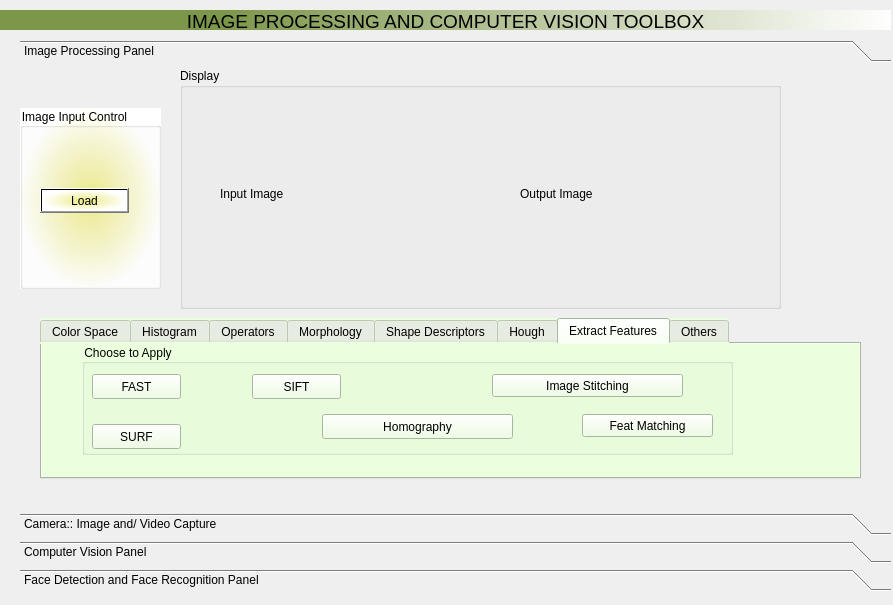
<?xml version="1.0" encoding="UTF-8"?>
<ui version="4.0">
 <class>IPCVToolBox</class>
 <widget class="QDialog" name="IPCVToolBox">
  <property name="geometry">
   <rect>
    <x>0</x>
    <y>0</y>
    <width>893</width>
    <height>605</height>
   </rect>
  </property>
  <property name="windowTitle">
   <string>IPCV TOOLBOX - PyQt5/OpenCV/Ubuntu/Atom</string>
  </property>
  <widget class="QToolBox" name="ToolBoxIP">
   <property name="geometry">
    <rect>
     <x>20</x>
     <y>40</y>
     <width>871</width>
     <height>551</height>
    </rect>
   </property>
   <property name="toolTip">
    <string>&lt;html&gt;&lt;head/&gt;&lt;body&gt;&lt;p&gt;Image Processing Panel&lt;/p&gt;&lt;/body&gt;&lt;/html&gt;</string>
   </property>
   <property name="currentIndex">
    <number>0</number>
   </property>
   <widget class="QWidget" name="page">
    <property name="geometry">
     <rect>
      <x>0</x>
      <y>0</y>
      <width>871</width>
      <height>435</height>
     </rect>
    </property>
    <attribute name="label">
     <string>Image Processing Panel</string>
    </attribute>
    <widget class="QTabWidget" name="ImageTab">
     <property name="geometry">
      <rect>
       <x>20</x>
       <y>250</y>
       <width>821</width>
       <height>161</height>
      </rect>
     </property>
     <property name="toolTip">
      <string>&lt;html&gt;&lt;head/&gt;&lt;body&gt;&lt;p&gt;Choose a Image Processing Tool&lt;/p&gt;&lt;/body&gt;&lt;/html&gt;</string>
     </property>
     <property name="styleSheet">
      <string notr="true">background-color: rgb(235, 255, 222);</string>
     </property>
     <property name="currentIndex">
      <number>6</number>
     </property>
     <widget class="QWidget" name="tab">
      <attribute name="title">
       <string>Color Space</string>
      </attribute>
      <widget class="QGroupBox" name="groupBox_2">
       <property name="geometry">
        <rect>
         <x>50</x>
         <y>20</y>
         <width>651</width>
         <height>91</height>
        </rect>
       </property>
       <property name="title">
        <string>Select a Color Space</string>
       </property>
       <widget class="QPushButton" name="GrayButton">
        <property name="geometry">
         <rect>
          <x>80</x>
          <y>40</y>
          <width>89</width>
          <height>25</height>
         </rect>
        </property>
        <property name="text">
         <string>RGB2Gray</string>
        </property>
       </widget>
       <widget class="QPushButton" name="HSVButton">
        <property name="geometry">
         <rect>
          <x>270</x>
          <y>40</y>
          <width>89</width>
          <height>25</height>
         </rect>
        </property>
        <property name="text">
         <string>RGB2HSV</string>
        </property>
       </widget>
       <widget class="QPushButton" name="YUVButton">
        <property name="geometry">
         <rect>
          <x>460</x>
          <y>40</y>
          <width>89</width>
          <height>25</height>
         </rect>
        </property>
        <property name="text">
         <string>RGB2YUV</string>
        </property>
       </widget>
      </widget>
     </widget>
     <widget class="QWidget" name="tab_6">
      <attribute name="title">
       <string>Histogram</string>
      </attribute>
      <widget class="QGroupBox" name="groupBox_4">
       <property name="geometry">
        <rect>
         <x>50</x>
         <y>10</y>
         <width>561</width>
         <height>101</height>
        </rect>
       </property>
       <property name="title">
        <string>Choose to Perform and Display</string>
       </property>
       <widget class="QPushButton" name="HistEquiButton">
        <property name="geometry">
         <rect>
          <x>300</x>
          <y>50</y>
          <width>201</width>
          <height>25</height>
         </rect>
        </property>
        <property name="text">
         <string>Histogram Equalization</string>
        </property>
       </widget>
       <widget class="QPushButton" name="HistogramButton">
        <property name="geometry">
         <rect>
          <x>40</x>
          <y>50</y>
          <width>201</width>
          <height>25</height>
         </rect>
        </property>
        <property name="text">
         <string>Histogram</string>
        </property>
       </widget>
      </widget>
     </widget>
     <widget class="QWidget" name="tab_3">
      <attribute name="title">
       <string>Operators</string>
      </attribute>
      <widget class="QGroupBox" name="groupBox_5">
       <property name="geometry">
        <rect>
         <x>80</x>
         <y>10</y>
         <width>561</width>
         <height>101</height>
        </rect>
       </property>
       <property name="title">
        <string>Choosing a Type of Operator to Apply on Image</string>
       </property>
       <widget class="QPushButton" name="LaplacianButton">
        <property name="geometry">
         <rect>
          <x>310</x>
          <y>50</y>
          <width>201</width>
          <height>25</height>
         </rect>
        </property>
        <property name="text">
         <string>Laplacian</string>
        </property>
       </widget>
       <widget class="QPushButton" name="SobelButton">
        <property name="geometry">
         <rect>
          <x>40</x>
          <y>50</y>
          <width>201</width>
          <height>25</height>
         </rect>
        </property>
        <property name="text">
         <string>Sobel</string>
        </property>
       </widget>
      </widget>
     </widget>
     <widget class="QWidget" name="tab_8">
      <attribute name="title">
       <string>Morphology</string>
      </attribute>
      <widget class="QGroupBox" name="groupBox_6">
       <property name="geometry">
        <rect>
         <x>80</x>
         <y>10</y>
         <width>561</width>
         <height>111</height>
        </rect>
       </property>
       <property name="title">
        <string>Choosing a Type of Morphological Operation</string>
       </property>
       <widget class="QPushButton" name="ClosingButton">
        <property name="geometry">
         <rect>
          <x>350</x>
          <y>80</y>
          <width>80</width>
          <height>23</height>
         </rect>
        </property>
        <property name="text">
         <string>Closing</string>
        </property>
       </widget>
       <widget class="QPushButton" name="ErodeButton">
        <property name="geometry">
         <rect>
          <x>100</x>
          <y>80</y>
          <width>80</width>
          <height>23</height>
         </rect>
        </property>
        <property name="text">
         <string>Erode</string>
        </property>
       </widget>
       <widget class="QPushButton" name="OpeningBotton">
        <property name="geometry">
         <rect>
          <x>350</x>
          <y>30</y>
          <width>80</width>
          <height>23</height>
         </rect>
        </property>
        <property name="text">
         <string>Opening</string>
        </property>
       </widget>
       <widget class="QPushButton" name="DilateButton">
        <property name="geometry">
         <rect>
          <x>100</x>
          <y>30</y>
          <width>80</width>
          <height>23</height>
         </rect>
        </property>
        <property name="text">
         <string>Dilate</string>
        </property>
       </widget>
      </widget>
     </widget>
     <widget class="QWidget" name="tab_4">
      <attribute name="title">
       <string>Shape Descriptors</string>
      </attribute>
      <widget class="QGroupBox" name="groupBox_7">
       <property name="geometry">
        <rect>
         <x>110</x>
         <y>10</y>
         <width>551</width>
         <height>101</height>
        </rect>
       </property>
       <property name="title">
        <string>Choosing a Type of Descriptor</string>
       </property>
       <widget class="QPushButton" name="BBButton">
        <property name="geometry">
         <rect>
          <x>90</x>
          <y>50</y>
          <width>151</width>
          <height>25</height>
         </rect>
        </property>
        <property name="text">
         <string>Bounding Box</string>
        </property>
       </widget>
       <widget class="QPushButton" name="MECButton">
        <property name="geometry">
         <rect>
          <x>340</x>
          <y>50</y>
          <width>161</width>
          <height>25</height>
         </rect>
        </property>
        <property name="text">
         <string>Max Enclosing Circles</string>
        </property>
       </widget>
      </widget>
     </widget>
     <widget class="QWidget" name="tab_2">
      <attribute name="title">
       <string>Hough</string>
      </attribute>
      <widget class="QGroupBox" name="groupBox_3">
       <property name="geometry">
        <rect>
         <x>40</x>
         <y>10</y>
         <width>641</width>
         <height>101</height>
        </rect>
       </property>
       <property name="title">
        <string>Apply and Extract</string>
       </property>
       <widget class="QPushButton" name="HLButton">
        <property name="geometry">
         <rect>
          <x>80</x>
          <y>50</y>
          <width>141</width>
          <height>25</height>
         </rect>
        </property>
        <property name="text">
         <string>Hough Lines</string>
        </property>
       </widget>
       <widget class="QPushButton" name="HCButton">
        <property name="geometry">
         <rect>
          <x>390</x>
          <y>50</y>
          <width>131</width>
          <height>25</height>
         </rect>
        </property>
        <property name="text">
         <string>Hough Circles</string>
        </property>
       </widget>
      </widget>
     </widget>
     <widget class="QWidget" name="tab_5">
      <attribute name="title">
       <string>Extract Features</string>
      </attribute>
      <widget class="QGroupBox" name="groupBox_8">
       <property name="geometry">
        <rect>
         <x>40</x>
         <y>0</y>
         <width>651</width>
         <height>111</height>
        </rect>
       </property>
       <property name="title">
        <string>Choose to Apply</string>
       </property>
       <widget class="QPushButton" name="SIFTButton">
        <property name="geometry">
         <rect>
          <x>170</x>
          <y>30</y>
          <width>89</width>
          <height>25</height>
         </rect>
        </property>
        <property name="text">
         <string>SIFT</string>
        </property>
       </widget>
       <widget class="QPushButton" name="SURFButton">
        <property name="geometry">
         <rect>
          <x>10</x>
          <y>80</y>
          <width>89</width>
          <height>25</height>
         </rect>
        </property>
        <property name="text">
         <string>SURF</string>
        </property>
       </widget>
       <widget class="QPushButton" name="FASTButton">
        <property name="geometry">
         <rect>
          <x>10</x>
          <y>30</y>
          <width>89</width>
          <height>25</height>
         </rect>
        </property>
        <property name="text">
         <string>FAST</string>
        </property>
       </widget>
       <widget class="QPushButton" name="HomoFButton">
        <property name="geometry">
         <rect>
          <x>240</x>
          <y>70</y>
          <width>191</width>
          <height>25</height>
         </rect>
        </property>
        <property name="text">
         <string>Homography</string>
        </property>
       </widget>
       <widget class="QPushButton" name="ISButton">
        <property name="geometry">
         <rect>
          <x>410</x>
          <y>30</y>
          <width>191</width>
          <height>23</height>
         </rect>
        </property>
        <property name="text">
         <string>Image Stitching</string>
        </property>
       </widget>
       <widget class="QPushButton" name="FMButton">
        <property name="geometry">
         <rect>
          <x>500</x>
          <y>70</y>
          <width>131</width>
          <height>23</height>
         </rect>
        </property>
        <property name="text">
         <string>Feat Matching</string>
        </property>
       </widget>
      </widget>
     </widget>
     <widget class="QWidget" name="tab_7">
      <attribute name="title">
       <string>Others</string>
      </attribute>
      <widget class="QGroupBox" name="groupBox_9">
       <property name="geometry">
        <rect>
         <x>10</x>
         <y>10</y>
         <width>711</width>
         <height>111</height>
        </rect>
       </property>
       <property name="title">
        <string>Other Miscelleneous</string>
       </property>
       <widget class="QPushButton" name="EHCBotton">
        <property name="geometry">
         <rect>
          <x>440</x>
          <y>30</y>
          <width>231</width>
          <height>25</height>
         </rect>
        </property>
        <property name="text">
         <string>Extract Harris Corners</string>
        </property>
       </widget>
       <widget class="QPushButton" name="CCOButton">
        <property name="geometry">
         <rect>
          <x>420</x>
          <y>70</y>
          <width>261</width>
          <height>25</height>
         </rect>
        </property>
        <property name="text">
         <string>Find Contours of Connected Objects</string>
        </property>
       </widget>
       <widget class="QPushButton" name="EDCButton">
        <property name="geometry">
         <rect>
          <x>30</x>
          <y>70</y>
          <width>231</width>
          <height>25</height>
         </rect>
        </property>
        <property name="text">
         <string>Edge Detection with Canny</string>
        </property>
       </widget>
       <widget class="QPushButton" name="BlurButton">
        <property name="geometry">
         <rect>
          <x>300</x>
          <y>30</y>
          <width>91</width>
          <height>23</height>
         </rect>
        </property>
        <property name="text">
         <string>Blur:Avg</string>
        </property>
       </widget>
       <widget class="QPushButton" name="LogoButton">
        <property name="geometry">
         <rect>
          <x>300</x>
          <y>70</y>
          <width>91</width>
          <height>23</height>
         </rect>
        </property>
        <property name="text">
         <string>Add Logo</string>
        </property>
       </widget>
       <widget class="QPushButton" name="SPButton">
        <property name="geometry">
         <rect>
          <x>30</x>
          <y>30</y>
          <width>231</width>
          <height>23</height>
         </rect>
        </property>
        <property name="text">
         <string>Add Noise::Salt-n-Pepper</string>
        </property>
       </widget>
      </widget>
     </widget>
    </widget>
    <widget class="QGroupBox" name="groupBox">
     <property name="geometry">
      <rect>
       <x>0</x>
       <y>40</y>
       <width>141</width>
       <height>181</height>
      </rect>
     </property>
     <property name="toolTip">
      <string>&lt;html&gt;&lt;head/&gt;&lt;body&gt;&lt;p&gt;Click on the Load Button and Choose a Input Image!&lt;/p&gt;&lt;/body&gt;&lt;/html&gt;</string>
     </property>
     <property name="styleSheet">
      <string notr="true">background-color: rgb(255, 252, 208);
background-color: qradialgradient(spread:pad, cx:0.5, cy:0.5, radius:0.5, fx:0.5, fy:0.5, stop:0 rgba(237, 235, 130, 230), stop:1 rgba(255, 255, 255, 255));</string>
     </property>
     <property name="title">
      <string>Image Input Control</string>
     </property>
     <widget class="QPushButton" name="LoadButton">
      <property name="geometry">
       <rect>
        <x>20</x>
        <y>80</y>
        <width>89</width>
        <height>25</height>
       </rect>
      </property>
      <property name="text">
       <string>Load</string>
      </property>
     </widget>
    </widget>
    <widget class="QGroupBox" name="groupBox_10">
     <property name="geometry">
      <rect>
       <x>160</x>
       <y>0</y>
       <width>601</width>
       <height>241</height>
      </rect>
     </property>
     <property name="title">
      <string>Display</string>
     </property>
     <widget class="QLabel" name="OutputLabel">
      <property name="geometry">
       <rect>
        <x>340</x>
        <y>30</y>
        <width>251</width>
        <height>191</height>
       </rect>
      </property>
      <property name="text">
       <string>Output Image</string>
      </property>
     </widget>
     <widget class="QLabel" name="Inputlabel">
      <property name="geometry">
       <rect>
        <x>40</x>
        <y>30</y>
        <width>251</width>
        <height>191</height>
       </rect>
      </property>
      <property name="text">
       <string>Input Image</string>
      </property>
     </widget>
    </widget>
    <zorder>groupBox_10</zorder>
    <zorder>ImageTab</zorder>
    <zorder>groupBox</zorder>
   </widget>
   <widget class="QWidget" name="page_4">
    <property name="geometry">
     <rect>
      <x>0</x>
      <y>0</y>
      <width>98</width>
      <height>28</height>
     </rect>
    </property>
    <attribute name="label">
     <string>Camera:: Image and/ Video Capture</string>
    </attribute>
    <widget class="QLabel" name="Textlabel_2">
     <property name="geometry">
      <rect>
       <x>30</x>
       <y>0</y>
       <width>831</width>
       <height>20</height>
      </rect>
     </property>
     <property name="text">
      <string>Here we are going to capture Image and Video :: Using Camera</string>
     </property>
     <property name="alignment">
      <set>Qt::AlignCenter</set>
     </property>
    </widget>
    <widget class="QGroupBox" name="groupBox_12">
     <property name="geometry">
      <rect>
       <x>0</x>
       <y>60</y>
       <width>171</width>
       <height>181</height>
      </rect>
     </property>
     <property name="toolTip">
      <string>&lt;html&gt;&lt;head/&gt;&lt;body&gt;&lt;p&gt;Click on the Load Button and Choose a Input Image!&lt;/p&gt;&lt;/body&gt;&lt;/html&gt;</string>
     </property>
     <property name="styleSheet">
      <string notr="true">background-color: rgb(255, 252, 208);
background-color: qradialgradient(spread:pad, cx:0.5, cy:0.5, radius:0.5, fx:0.5, fy:0.5, stop:0 rgba(237, 235, 130, 230), stop:1 rgba(255, 255, 255, 255));</string>
     </property>
     <property name="title">
      <string>Camera Input Control</string>
     </property>
     <property name="alignment">
      <set>Qt::AlignCenter</set>
     </property>
     <widget class="QPushButton" name="LoadCButton">
      <property name="geometry">
       <rect>
        <x>40</x>
        <y>80</y>
        <width>89</width>
        <height>25</height>
       </rect>
      </property>
      <property name="text">
       <string>Load</string>
      </property>
     </widget>
    </widget>
    <widget class="QGroupBox" name="groupBox_13">
     <property name="geometry">
      <rect>
       <x>180</x>
       <y>20</y>
       <width>601</width>
       <height>241</height>
      </rect>
     </property>
     <property name="title">
      <string>Display</string>
     </property>
     <widget class="QLabel" name="Inputlabel_2">
      <property name="geometry">
       <rect>
        <x>30</x>
        <y>30</y>
        <width>251</width>
        <height>191</height>
       </rect>
      </property>
      <property name="text">
       <string>Live Im/Vid</string>
      </property>
     </widget>
     <widget class="QLabel" name="OutputLabel_2">
      <property name="geometry">
       <rect>
        <x>330</x>
        <y>30</y>
        <width>251</width>
        <height>191</height>
       </rect>
      </property>
      <property name="text">
       <string>Processed Im/Video</string>
      </property>
     </widget>
    </widget>
    <widget class="QGroupBox" name="groupBox_14">
     <property name="geometry">
      <rect>
       <x>140</x>
       <y>280</y>
       <width>291</width>
       <height>131</height>
      </rect>
     </property>
     <property name="toolTip">
      <string>&lt;html&gt;&lt;head/&gt;&lt;body&gt;&lt;p&gt;Press Capture Image or Capture Video to Capture Im/Vid by webCam&lt;/p&gt;&lt;/body&gt;&lt;/html&gt;</string>
     </property>
     <property name="styleSheet">
      <string notr="true">background-color: rgb(238, 241, 255);
</string>
     </property>
     <property name="title">
      <string>Camera Processing::</string>
     </property>
     <widget class="QPushButton" name="CapIButton">
      <property name="geometry">
       <rect>
        <x>50</x>
        <y>60</y>
        <width>201</width>
        <height>23</height>
       </rect>
      </property>
      <property name="text">
       <string>Capture Image </string>
      </property>
     </widget>
    </widget>
    <widget class="QGroupBox" name="groupBox_15">
     <property name="geometry">
      <rect>
       <x>470</x>
       <y>280</y>
       <width>291</width>
       <height>121</height>
      </rect>
     </property>
     <property name="toolTip">
      <string>&lt;html&gt;&lt;head/&gt;&lt;body&gt;&lt;p&gt;Press Capture Image or Capture Video to Capture Im/Vid by webCam&lt;/p&gt;&lt;/body&gt;&lt;/html&gt;</string>
     </property>
     <property name="styleSheet">
      <string notr="true">background-color: rgb(238, 241, 255);
</string>
     </property>
     <property name="title">
      <string>Camera Processing::</string>
     </property>
     <widget class="QPushButton" name="CapVButton">
      <property name="geometry">
       <rect>
        <x>50</x>
        <y>60</y>
        <width>201</width>
        <height>23</height>
       </rect>
      </property>
      <property name="text">
       <string>Capture Video</string>
      </property>
     </widget>
    </widget>
   </widget>
   <widget class="QWidget" name="page_2">
    <property name="geometry">
     <rect>
      <x>0</x>
      <y>0</y>
      <width>871</width>
      <height>435</height>
     </rect>
    </property>
    <attribute name="label">
     <string>Computer Vision Panel</string>
    </attribute>
    <widget class="QGroupBox" name="groupBox_16">
     <property name="geometry">
      <rect>
       <x>20</x>
       <y>40</y>
       <width>151</width>
       <height>181</height>
      </rect>
     </property>
     <property name="toolTip">
      <string>&lt;html&gt;&lt;head/&gt;&lt;body&gt;&lt;p&gt;Click on to load Camera input Image!&lt;/p&gt;&lt;/body&gt;&lt;/html&gt;</string>
     </property>
     <property name="styleSheet">
      <string notr="true">background-color: rgb(255, 252, 208);
background-color: qradialgradient(spread:pad, cx:0.5, cy:0.5, radius:0.5, fx:0.5, fy:0.5, stop:0 rgba(237, 235, 130, 230), stop:1 rgba(255, 255, 255, 255));</string>
     </property>
     <property name="title">
      <string>Camera Input Control</string>
     </property>
     <widget class="QPushButton" name="LoadButton_2">
      <property name="geometry">
       <rect>
        <x>20</x>
        <y>80</y>
        <width>89</width>
        <height>25</height>
       </rect>
      </property>
      <property name="text">
       <string>Load</string>
      </property>
     </widget>
    </widget>
    <widget class="QGroupBox" name="groupBox_17">
     <property name="geometry">
      <rect>
       <x>190</x>
       <y>0</y>
       <width>601</width>
       <height>241</height>
      </rect>
     </property>
     <property name="title">
      <string>Display</string>
     </property>
     <widget class="QLabel" name="OutputLabel_3">
      <property name="geometry">
       <rect>
        <x>340</x>
        <y>30</y>
        <width>251</width>
        <height>191</height>
       </rect>
      </property>
      <property name="text">
       <string>Output Image</string>
      </property>
     </widget>
     <widget class="QLabel" name="Inputlabel_3">
      <property name="geometry">
       <rect>
        <x>40</x>
        <y>30</y>
        <width>251</width>
        <height>191</height>
       </rect>
      </property>
      <property name="text">
       <string>Input Image</string>
      </property>
     </widget>
    </widget>
    <widget class="QTabWidget" name="CCTab">
     <property name="geometry">
      <rect>
       <x>70</x>
       <y>250</y>
       <width>761</width>
       <height>161</height>
      </rect>
     </property>
     <property name="toolTip">
      <string>&lt;html&gt;&lt;head/&gt;&lt;body&gt;&lt;p&gt;Choose a Camera Calib Tool&lt;/p&gt;&lt;/body&gt;&lt;/html&gt;</string>
     </property>
     <property name="styleSheet">
      <string notr="true">background-color: rgb(235, 255, 222);</string>
     </property>
     <property name="currentIndex">
      <number>0</number>
     </property>
     <widget class="QWidget" name="tab_9">
      <attribute name="title">
       <string>Calibration</string>
      </attribute>
      <widget class="QGroupBox" name="groupBox_18">
       <property name="geometry">
        <rect>
         <x>50</x>
         <y>20</y>
         <width>651</width>
         <height>91</height>
        </rect>
       </property>
       <property name="title">
        <string>Select an option:</string>
       </property>
       <widget class="QPushButton" name="CamCalButton1">
        <property name="geometry">
         <rect>
          <x>10</x>
          <y>40</y>
          <width>171</width>
          <height>25</height>
         </rect>
        </property>
        <property name="text">
         <string>Camera Calibration</string>
        </property>
       </widget>
       <widget class="QPushButton" name="CUDSPButton">
        <property name="geometry">
         <rect>
          <x>210</x>
          <y>40</y>
          <width>211</width>
          <height>25</height>
         </rect>
        </property>
        <property name="text">
         <string>Camera UndistortShortestPath</string>
        </property>
       </widget>
       <widget class="QPushButton" name="CUDCPButton">
        <property name="geometry">
         <rect>
          <x>440</x>
          <y>40</y>
          <width>201</width>
          <height>25</height>
         </rect>
        </property>
        <property name="text">
         <string>Camera UndistortCurvePath</string>
        </property>
       </widget>
      </widget>
     </widget>
     <widget class="QWidget" name="tab_13">
      <attribute name="title">
       <string>Fundamental Mat</string>
      </attribute>
      <widget class="QGroupBox" name="groupBox_22">
       <property name="geometry">
        <rect>
         <x>20</x>
         <y>10</y>
         <width>711</width>
         <height>101</height>
        </rect>
       </property>
       <property name="title">
        <string>Choose a method to Compute:</string>
       </property>
       <widget class="QPushButton" name="SevButton">
        <property name="geometry">
         <rect>
          <x>40</x>
          <y>50</y>
          <width>181</width>
          <height>25</height>
         </rect>
        </property>
        <property name="text">
         <string>7-pont method</string>
        </property>
       </widget>
       <widget class="QPushButton" name="EigButton">
        <property name="geometry">
         <rect>
          <x>280</x>
          <y>50</y>
          <width>181</width>
          <height>25</height>
         </rect>
        </property>
        <property name="text">
         <string>8-point method</string>
        </property>
       </widget>
       <widget class="QPushButton" name="RanButton">
        <property name="geometry">
         <rect>
          <x>490</x>
          <y>50</y>
          <width>181</width>
          <height>25</height>
         </rect>
        </property>
        <property name="text">
         <string>RANSAC</string>
        </property>
       </widget>
      </widget>
     </widget>
     <widget class="QWidget" name="tab_14">
      <attribute name="title">
       <string>Epipolar Geometry</string>
      </attribute>
      <widget class="QGroupBox" name="groupBox_23">
       <property name="geometry">
        <rect>
         <x>40</x>
         <y>10</y>
         <width>641</width>
         <height>101</height>
        </rect>
       </property>
       <property name="title">
        <string>Find/Draw Epipoles and Epipolar lines:</string>
       </property>
       <widget class="QPushButton" name="ELButton">
        <property name="geometry">
         <rect>
          <x>80</x>
          <y>50</y>
          <width>141</width>
          <height>25</height>
         </rect>
        </property>
        <property name="text">
         <string>EpiLines</string>
        </property>
       </widget>
       <widget class="QPushButton" name="EPButton">
        <property name="geometry">
         <rect>
          <x>390</x>
          <y>50</y>
          <width>131</width>
          <height>25</height>
         </rect>
        </property>
        <property name="text">
         <string>Epipoles</string>
        </property>
       </widget>
      </widget>
     </widget>
     <widget class="QWidget" name="tab_15">
      <attribute name="title">
       <string>Homography</string>
      </attribute>
      <widget class="QGroupBox" name="groupBox_24">
       <property name="geometry">
        <rect>
         <x>40</x>
         <y>10</y>
         <width>651</width>
         <height>111</height>
        </rect>
       </property>
       <property name="title">
        <string>Find Homography:</string>
       </property>
       <widget class="QPushButton" name="HomoButton">
        <property name="geometry">
         <rect>
          <x>10</x>
          <y>60</y>
          <width>301</width>
          <height>25</height>
         </rect>
        </property>
        <property name="text">
         <string>Find Homography of two images: R-Rbar</string>
        </property>
       </widget>
       <widget class="QPushButton" name="HomoButton_2">
        <property name="geometry">
         <rect>
          <x>330</x>
          <y>60</y>
          <width>301</width>
          <height>25</height>
         </rect>
        </property>
        <property name="text">
         <string>Add R-Rbar: Mosaic</string>
        </property>
       </widget>
      </widget>
     </widget>
    </widget>
   </widget>
   <widget class="QWidget" name="page_3">
    <property name="geometry">
     <rect>
      <x>0</x>
      <y>0</y>
      <width>871</width>
      <height>435</height>
     </rect>
    </property>
    <attribute name="label">
     <string>Face Detection and Face Recognition Panel</string>
    </attribute>
    <widget class="QLabel" name="label">
     <property name="geometry">
      <rect>
       <x>20</x>
       <y>330</y>
       <width>61</width>
       <height>81</height>
      </rect>
     </property>
     <property name="text">
      <string>FD/FR</string>
     </property>
    </widget>
    <widget class="QGroupBox" name="groupBox_20">
     <property name="geometry">
      <rect>
       <x>20</x>
       <y>10</y>
       <width>141</width>
       <height>181</height>
      </rect>
     </property>
     <property name="toolTip">
      <string>&lt;html&gt;&lt;head/&gt;&lt;body&gt;&lt;p&gt;Click on the Load Button and Choose a Input Image!&lt;/p&gt;&lt;/body&gt;&lt;/html&gt;</string>
     </property>
     <property name="styleSheet">
      <string notr="true">background-color: rgb(255, 252, 208);
background-color: qradialgradient(spread:pad, cx:0.5, cy:0.5, radius:0.5, fx:0.5, fy:0.5, stop:0 rgba(237, 235, 130, 230), stop:1 rgba(255, 255, 255, 255));</string>
     </property>
     <property name="title">
      <string>FD/FR Input Control</string>
     </property>
     <widget class="QPushButton" name="LoadButton_3">
      <property name="geometry">
       <rect>
        <x>20</x>
        <y>80</y>
        <width>89</width>
        <height>25</height>
       </rect>
      </property>
      <property name="text">
       <string>Load</string>
      </property>
     </widget>
    </widget>
    <widget class="QGroupBox" name="groupBox_19">
     <property name="geometry">
      <rect>
       <x>180</x>
       <y>0</y>
       <width>601</width>
       <height>241</height>
      </rect>
     </property>
     <property name="title">
      <string>Display</string>
     </property>
     <widget class="QLabel" name="OutputLabel_4">
      <property name="geometry">
       <rect>
        <x>340</x>
        <y>30</y>
        <width>251</width>
        <height>191</height>
       </rect>
      </property>
      <property name="text">
       <string>Output Image</string>
      </property>
     </widget>
     <widget class="QLabel" name="Inputlabel_4">
      <property name="geometry">
       <rect>
        <x>40</x>
        <y>30</y>
        <width>251</width>
        <height>191</height>
       </rect>
      </property>
      <property name="text">
       <string>Input Image</string>
      </property>
     </widget>
    </widget>
    <widget class="QTabWidget" name="FDFRTab">
     <property name="geometry">
      <rect>
       <x>90</x>
       <y>260</y>
       <width>761</width>
       <height>141</height>
      </rect>
     </property>
     <property name="toolTip">
      <string>&lt;html&gt;&lt;head/&gt;&lt;body&gt;&lt;p&gt;Face Detection and Face Recognition Tools Available Here!&lt;/p&gt;&lt;/body&gt;&lt;/html&gt;</string>
     </property>
     <property name="styleSheet">
      <string notr="true">background-color: rgb(235, 255, 222);</string>
     </property>
     <property name="currentIndex">
      <number>1</number>
     </property>
     <widget class="QWidget" name="tab_25">
      <attribute name="title">
       <string>Face Detection</string>
      </attribute>
      <widget class="QGroupBox" name="groupBox_47">
       <property name="geometry">
        <rect>
         <x>50</x>
         <y>20</y>
         <width>651</width>
         <height>81</height>
        </rect>
       </property>
       <property name="title">
        <string>Choose Face Detection Method:</string>
       </property>
       <widget class="QPushButton" name="FDDLButton">
        <property name="geometry">
         <rect>
          <x>80</x>
          <y>40</y>
          <width>211</width>
          <height>25</height>
         </rect>
        </property>
        <property name="text">
         <string>Face Detect: Deep Learning</string>
        </property>
       </widget>
       <widget class="QPushButton" name="CCFDButton">
        <property name="geometry">
         <rect>
          <x>370</x>
          <y>40</y>
          <width>231</width>
          <height>25</height>
         </rect>
        </property>
        <property name="text">
         <string>Face Detect: Cascade classifiers</string>
        </property>
       </widget>
      </widget>
     </widget>
     <widget class="QWidget" name="tab_26">
      <attribute name="title">
       <string>Face Recognition</string>
      </attribute>
      <widget class="QGroupBox" name="groupBox_48">
       <property name="geometry">
        <rect>
         <x>20</x>
         <y>10</y>
         <width>711</width>
         <height>91</height>
        </rect>
       </property>
       <property name="toolTip">
        <string>&lt;html&gt;&lt;head/&gt;&lt;body&gt;&lt;p&gt;&lt;br/&gt;&lt;/p&gt;&lt;/body&gt;&lt;/html&gt;</string>
       </property>
       <property name="title">
        <string>Choose Face Recognition Method:</string>
       </property>
       <widget class="QPushButton" name="DLFRButton">
        <property name="geometry">
         <rect>
          <x>40</x>
          <y>50</y>
          <width>181</width>
          <height>25</height>
         </rect>
        </property>
        <property name="text">
         <string>Deep Leaning based</string>
        </property>
       </widget>
       <widget class="QPushButton" name="LBPButton">
        <property name="geometry">
         <rect>
          <x>280</x>
          <y>50</y>
          <width>181</width>
          <height>25</height>
         </rect>
        </property>
        <property name="text">
         <string>Local Binary Patterns</string>
        </property>
       </widget>
       <widget class="QPushButton" name="PCAButton">
        <property name="geometry">
         <rect>
          <x>490</x>
          <y>50</y>
          <width>181</width>
          <height>25</height>
         </rect>
        </property>
        <property name="text">
         <string>PCA based</string>
        </property>
       </widget>
      </widget>
     </widget>
    </widget>
   </widget>
  </widget>
  <widget class="QLabel" name="TitleLabel">
   <property name="geometry">
    <rect>
     <x>0</x>
     <y>10</y>
     <width>891</width>
     <height>20</height>
    </rect>
   </property>
   <property name="font">
    <font>
     <pointsize>14</pointsize>
    </font>
   </property>
   <property name="focusPolicy">
    <enum>Qt::StrongFocus</enum>
   </property>
   <property name="toolTip">
    <string>This is an IPCV ToolBox User-Interface</string>
   </property>
   <property name="layoutDirection">
    <enum>Qt::RightToLeft</enum>
   </property>
   <property name="styleSheet">
    <string notr="true">background-color: qlineargradient(spread:pad, x1:0, y1:0, x2:1, y2:0, stop:0.252632 rgba(122, 148, 70, 249), stop:1 rgba(255, 255, 255, 255));</string>
   </property>
   <property name="text">
    <string>IMAGE PROCESSING AND COMPUTER VISION TOOLBOX</string>
   </property>
   <property name="alignment">
    <set>Qt::AlignCenter</set>
   </property>
  </widget>
 </widget>
 <resources/>
 <connections/>
</ui>
